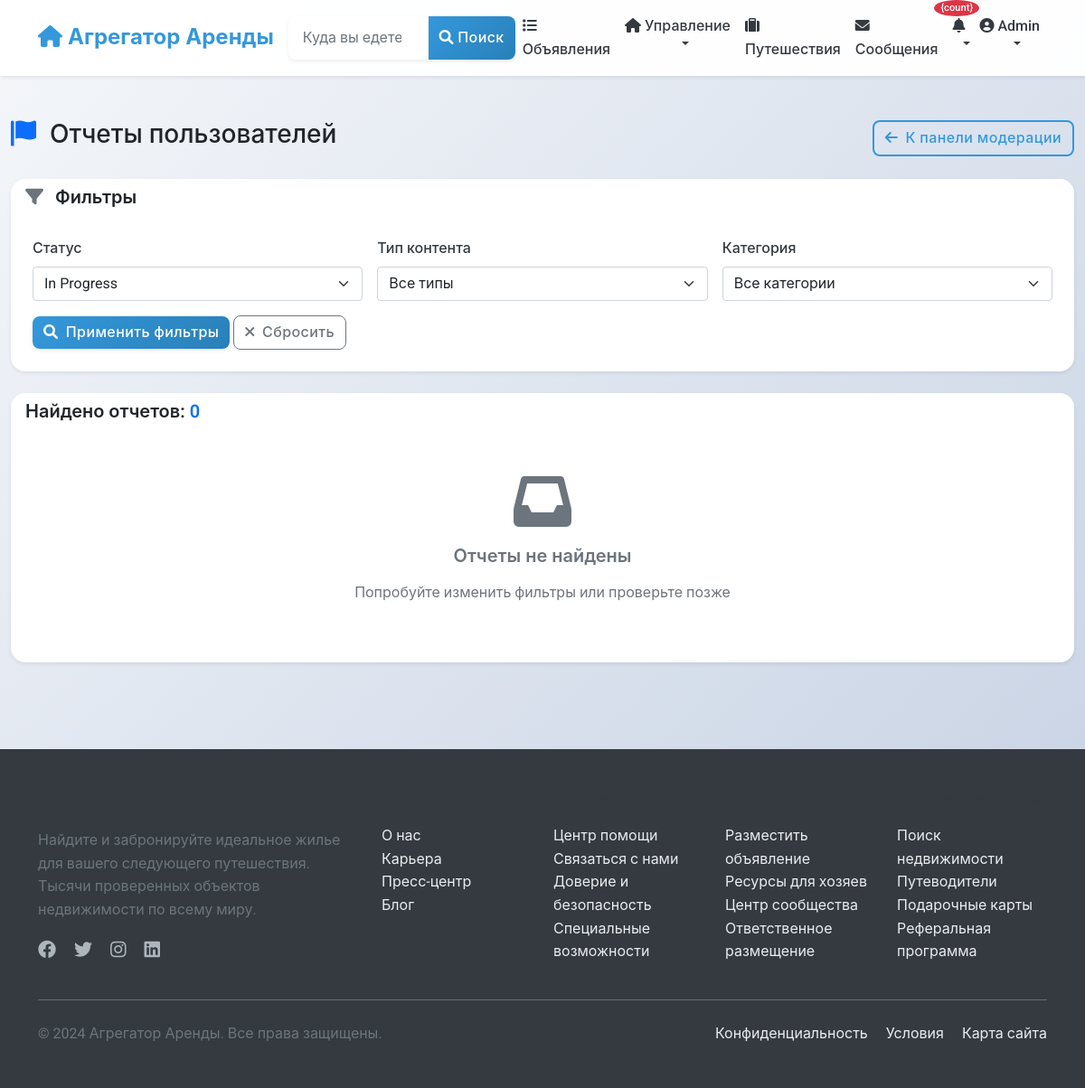
/moderation/reports/?status=in_progress (signed in), run on an earlier commit of the app's database.
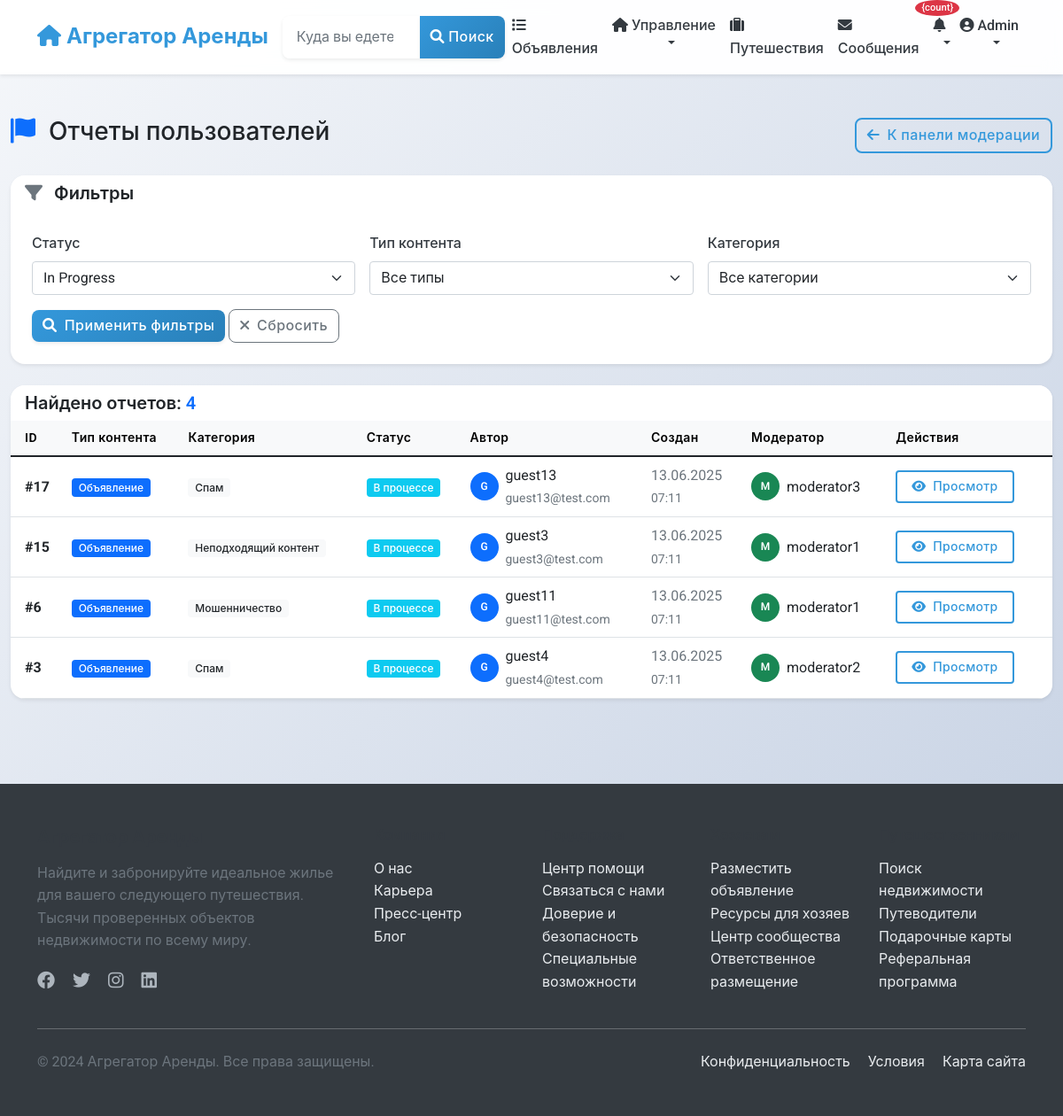
And on a later commit of the database.
### moderation/models.py (models this page shows, shortened)
class Report(models.Model):
    STATUS_CHOICES = [
        ('pending', _('Pending Review')),
        ('in_progress', _('In Progress')),
        ('resolved', _('Resolved')),
        ('rejected', _('Rejected')),
    ]
    CONTENT_TYPES = [
        ('listing', _('Listing')),
        ('review', _('Review')),
        ('user', _('User')),
        ('message', _('Message')),
    ]
    reporter = models.ForeignKey(
        settings.AUTH_USER_MODEL,
        on_delete=models.CASCADE,
        related_name='reports_filed',
        verbose_name=_("Reporter")
    )
    content_type = models.CharField(_("Content Type"), max_length=20, choices=CONTENT_TYPES)
    category = models.ForeignKey(
        ReportCategory,
        on_delete=models.SET_NULL,
        null=True,
        related_name='reports',
        verbose_name=_("Category")
    )
    description = models.TextField(_("Description"))
    status = models.CharField(_("Status"), max_length=20, choices=STATUS_CHOICES, default='pending')
    listing = models.ForeignKey(
        'listings.Listing',
        on_delete=models.SET_NULL,
        null=True,
        blank=True,
        related_name='reports',
        verbose_name=_("Reported Listing")
    )
    review = models.ForeignKey(
        'listings.Review',
        on_delete=models.SET_NULL,
        null=True,
        blank=True,
        related_name='reports',
        verbose_name=_("Reported Review")
    )
    reported_user = models.ForeignKey(
        settings.AUTH_USER_MODEL,
        on_delete=models.SET_NULL,
        null=True,
        blank=True,
        related_name='reports_against',
        verbose_name=_("Reported User")
    )
    message = models.ForeignKey(
        'chat.Message',
        on_delete=models.SET_NULL,
        null=True,
        blank=True,
        related_name='reports',
        verbose_name=_("Reported Message")
    )
    moderator_notes = models.TextField(_("Moderator Notes"), blank=True)
    moderator = models.ForeignKey(
        settings.AUTH_USER_MODEL,
        on_delete=models.SET_NULL,
        null=True,
        blank=True,
        related_name='moderated_reports',
        verbose_name=_("Moderator")
    )
    action_taken = models.CharField(_("Action Taken"), max_length=255, blank=True)
    created_at = models.DateTimeField(_("Created At"), auto_now_add=True)
    updated_at = models.DateTimeField(_("Updated At"), auto_now=True)
    resolved_at = models.DateTimeField(_("Resolved At"), null=True, blank=True)
    class Meta:
        verbose_name = _("Report")
        verbose_name_plural = _("Reports")
        ordering = ['-created_at']

class ReportCategory(models.Model):
    name = models.CharField(_("Category Name"), max_length=100)
    description = models.TextField(_("Description"), blank=True)
    is_active = models.BooleanField(_("Is Active"), default=True)
    class Meta:
        verbose_name = _("Report Category")
        verbose_name_plural = _("Report Categories")

### users/models.py (models this page shows, shortened)
class User(AbstractUser):
    phone_number = models.CharField(_("Phone number"), max_length=20, blank=True)
    profile_picture = models.URLField(_("Profile picture URL"), blank=True)
    bio = models.TextField(_("Bio"), blank=True)
    is_phone_verified = models.BooleanField(_("Phone verified"), default=False)
    is_id_verified = models.BooleanField(_("ID verified"), default=False)
    is_host = models.BooleanField(_("Is host"), default=False)
    is_guest = models.BooleanField(_("Is guest"), default=True)
    ROLE_CHOICES = [
        ('user', _('Regular User')),
        ('host', _('Host')),
        ('moderator', _('Moderator')),
        ('admin', _('Administrator')),
    ]
    role = models.CharField(_("Role"), max_length=20, choices=ROLE_CHOICES, default='user')
    email_notifications = models.BooleanField(_("Email notifications"), default=True)
    sms_notifications = models.BooleanField(_("SMS notifications"), default=False)
    date_joined = models.DateTimeField(_("Date joined"), auto_now_add=True)
    last_updated = models.DateTimeField(_("Last updated"), auto_now=True)
    class Meta:
        verbose_name = _("User")
        verbose_name_plural = _("Users")

### moderation/views.py (the view)
# urls.py: path('reports/', views.report_list, name='report_list'),
@login_required
@user_passes_test(is_moderator)
def report_list(request):
    status = request.GET.get('status')
    reports = Report.objects.all()
    if status and status in [choice[0] for choice in Report.STATUS_CHOICES]:
        reports = reports.filter(status=status)
    content_type = request.GET.get('content_type')
    if content_type and content_type in [choice[0] for choice in Report.CONTENT_TYPES]:
        reports = reports.filter(content_type=content_type)
    return render(request, 'moderation/report_list.html', {
        'reports': reports,
        'status_choices': Report.STATUS_CHOICES,
        'content_type_choices': Report.CONTENT_TYPES,
        'current_status': status,
        'current_content_type': content_type
    })

### moderation/views.py (called while the page is built)
def is_moderator(user):
    return user.is_staff or user.is_superuser

### notifications/templatetags/notify_tags.py (called while the page is built)
@register.simple_tag(takes_context=True)
def notification_count(context):
    user = context['request'].user
    if user.is_authenticated:
        count = user.notifications.filter(is_read=False).count()
        return count
    return 0

### moderation/templates/moderation/report_list.html (shortened to what the changed rows need)
{% extends 'base.html' %}
{% load static %}
{% block content %}
<div class="container-fluid py-4">
    <div class="d-flex justify-content-between align-items-center mb-4">
        <h1 class="h3 text-dark">
            <i class="fas fa-flag text-primary me-2"></i>
            Отчеты пользователей
        </h1>
    </div>
    <div class="card shadow-sm">
        <div class="card-header bg-white border-0">
            <div class="d-flex justify-content-between align-items-center">
                <h5 class="mb-0 text-dark">
                    Найдено отчетов: <span class="text-primary">{{ reports|length }}</span>
                </h5>
            </div>
        </div>
        <div class="card-body p-0">
            {% if reports %}
            <div class="table-responsive">
                <table class="table table-hover mb-0">
                    <thead class="table-light">
                        <tr>
                            <th class="border-0 ps-3">ID</th>
                            <th class="border-0">Тип контента</th>
                            <th class="border-0">Категория</th>
                            <th class="border-0">Статус</th>
                            <th class="border-0">Автор</th>
                            <th class="border-0">Создан</th>
                            <th class="border-0">Модератор</th>
                            <th class="border-0 pe-3">Действия</th>
                        </tr>
                    </thead>
                    <tbody>
                        {% for report in reports %}
                        <tr>
                            <td class="ps-3 align-middle">
                                <strong>#{{ report.id }}</strong>
                            </td>
                            <td class="align-middle">
                                {% if report.content_type == 'listing' %}
                                <span class="badge bg-primary">Объявление</span>
                                {% elif report.content_type == 'review' %}
                                <span class="badge bg-info">Отзыв</span>
                                {% elif report.content_type == 'user' %}
                                <span class="badge bg-warning">Пользователь</span>
                                {% elif report.content_type == 'message' %}
                                <span class="badge bg-secondary">Сообщение</span>
                                {% else %}
                                <span class="badge bg-light text-dark">{{ report.content_type }}</span>
                                {% endif %}
                            </td>
                            <td class="align-middle">
                                <span class="badge bg-light text-dark">{{ report.category.name }}</span>
                            </td>
                            <td class="align-middle">
                                {% if report.status == 'pending' %}
                                <span class="badge bg-warning">Ожидает</span>
                                {% elif report.status == 'in_progress' %}
                                <span class="badge bg-info">В процессе</span>
                                {% elif report.status == 'resolved' %}
                                <span class="badge bg-success">Разрешено</span>
                                {% elif report.status == 'rejected' %}
                                <span class="badge bg-danger">Отклонено</span>
                                {% else %}
                                <span class="badge bg-secondary">{{ report.get_status_display }}</span>
                                {% endif %}
                            </td>
                            <td class="align-middle">
                                <div class="d-flex align-items-center">
                                    <div class="avatar-sm bg-primary text-white rounded-circle d-flex align-items-center justify-content-center me-2">
                                        {{ report.reporter.username|slice:":1"|upper }}
                                    </div>
                                    <div>
                                        <div class="fw-medium">{{ report.reporter.username }}</div>
                                        <small class="text-muted">{{ report.reporter.email }}</small>
                                    </div>
                                </div>
                            </td>
                            <td class="align-middle text-muted">
                                <div>{{ report.created_at|date:"d.m.Y" }}</div>
                                <small>{{ report.created_at|time:"H:i" }}</small>
                            </td>
                            <td class="align-middle">
                                {% if report.moderator %}
                                <div class="d-flex align-items-center">
                                    <div class="avatar-sm bg-success text-white rounded-circle d-flex align-items-center justify-content-center me-2">
                                        {{ report.moderator.username|slice:":1"|upper }}
                                    </div>
                                    <div>
                                        <div class="fw-medium">{{ report.moderator.username }}</div>
                                    </div>
                                </div>
                                {% else %}
                                <span class="text-muted">Не назначен</span>
                                {% endif %}
                            </td>
                            <td class="pe-3 align-middle">
                                <a href="{% url 'moderation:report_detail' pk=report.id %}" class="btn btn-outline-primary btn-sm">
                                    <i class="fas fa-eye me-1"></i> Просмотр
                                </a>
                            </td>
                        </tr>
                        {% endfor %}
                    </tbody>
                </table>
            </div>
            {% else %}
            <div class="p-5 text-center">
                <i class="fas fa-inbox fa-4x text-muted mb-3"></i>
                <h5 class="text-muted">Отчеты не найдены</h5>
                <p class="text-muted">Попробуйте изменить фильтры или проверьте позже</p>
            </div>
            {% endif %}
        </div>
    </div>
</div>
{% endblock %}

What changed in the data, as far as the page shows it:
added Report: id "17", content_type "Объявление", category.name "Спам", status "В процессе", reporter.username "G", reporter.username "guest13", reporter.email "guest13@test.com", created_at "13.06.2025", created_at "07:11", moderator.username "M", moderator.username "moderator3"
added Report: id "15", content_type "Объявление", category.name "Неподходящий контент", status "В процессе", reporter.username "G", reporter.username "guest3", reporter.email "guest3@test.com", created_at "13.06.2025", created_at "07:11", moderator.username "M", moderator.username "moderator1"
added Report: id "6", content_type "Объявление", category.name "Мошенничество", status "В процессе", reporter.username "G", reporter.username "guest11", reporter.email "guest11@test.com", created_at "13.06.2025", created_at "07:11", moderator.username "M", moderator.username "moderator1"
added Report: id "3", content_type "Объявление", category.name "Спам", status "В процессе", reporter.username "G", reporter.username "guest4", reporter.email "guest4@test.com", created_at "13.06.2025", created_at "07:11", moderator.username "M", moderator.username "moderator2"
Also different on the page:
{{ reports|length }}: "0" → "4"
text no longer shown: "Отчеты не найдены Попробуйте изменить фильтры или проверьте позже"
text now shown: "ID Тип контента Категория Статус Автор Создан Модератор Действия"
